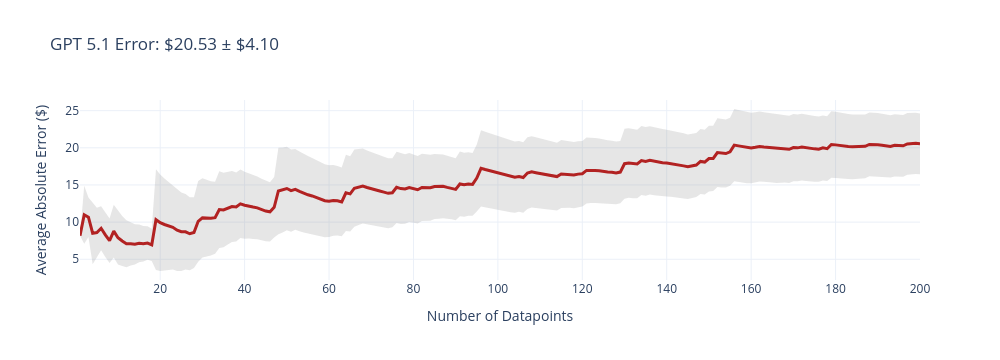
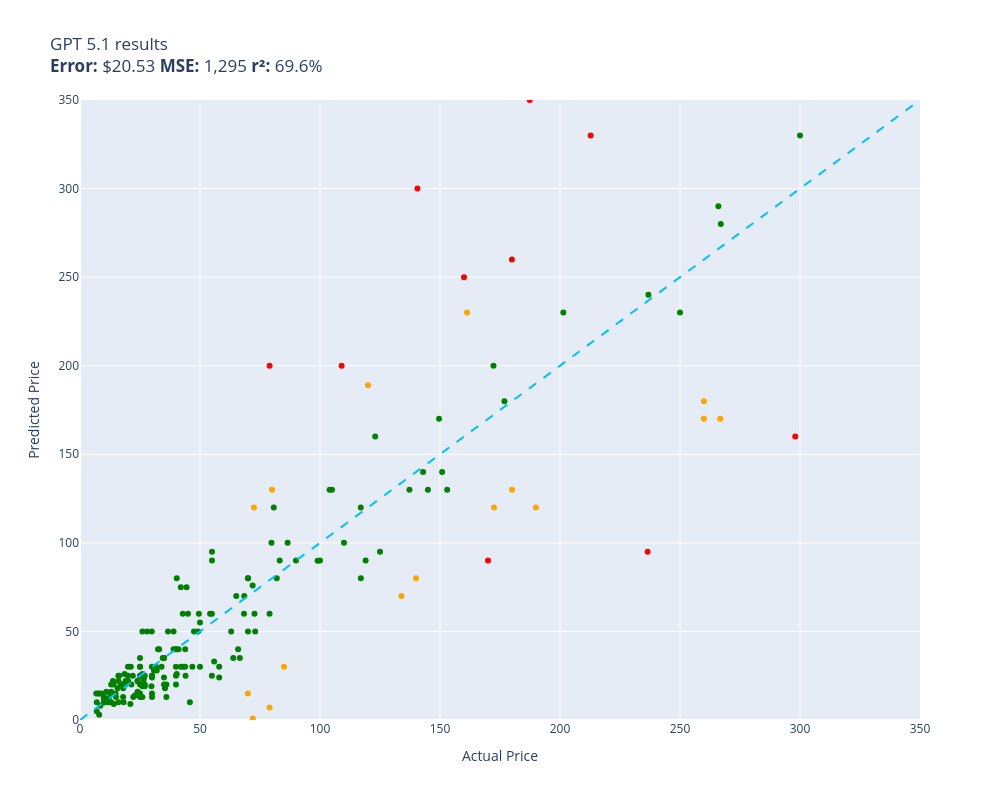

Notebook code cell kept with these figures, in order:
### Code cell
evaluate(gpt_5__1, test)

### Figure 1 — Plotly figure (JSON) as saved in the notebook; plotly's stock layout.template omitted (floating-point values rounded to 4 significant figures; data arrays with more than 128 entries replaced by an {"elided": "..."} marker saying what was removed)
{"data": [{"fill": "toself", "fillcolor": "rgba(128,128,128,0.2)", "hoverinfo": "skip", "line": {"color": "rgba(255,255,255,0)"}, "name": "95% CI", "showlegend": false, "type": "scatter", "x": {"elided": "400 int values"}, "y": {"elided": "400 float values"}}, {"customdata": {"elided": "200x1 float values"}, "hovertemplate": "n=%{x}<br>Avg Error=$%{y:,.2f}<br>±95% CI=$%{customdata[0]:,.2f}<extra></extra>", "line": {"color": "firebrick", "width": 3}, "mode": "lines", "name": "Cumulative Avg Error", "type": "scatter", "x": {"elided": "200 int values"}, "y": {"elided": "200 float values"}}], "layout": {"height": 360, "showlegend": false, "title": {"text": "GPT 5.1 Error: $20.53 ± $4.10"}, "width": 1000, "xaxis": {"title": {"text": "Number of Datapoints"}}, "yaxis": {"title": {"text": "Average Absolute Error ($)"}}}}

### Figure 2 — Plotly figure (JSON) as saved in the notebook; plotly's stock layout.template omitted (floating-point values rounded to 4 significant figures; data arrays with more than 128 entries replaced by an {"elided": "..."} marker saying what was removed)
{"data": [{"customdata": {"elided": "174x1 str values"}, "hovertemplate": "%{customdata[0]}<extra></extra>", "legendgroup": "green", "marker": {"color": "green", "size": 6, "symbol": "circle"}, "mode": "markers", "name": "green", "orientation": "v", "showlegend": true, "type": "scatter", "x": {"elided": "174 float values"}, "xaxis": "x", "y": {"elided": "174 float values"}, "yaxis": "y"}, {"customdata": [["14 pt Green Folders, Full Cut End Tab, L...\nGuess=$0.79 Actual=$72.00"], ["Yuasa YTX14L-BS battery for Harley David...\nGuess=$119.99 Actual=$172.48"], ["munirater Front Protective Grille Winch ...\nGuess=$119.99 Actual=$72.46"], ["House, Home and More Set of 12 Adhesive ...\nGuess=$69.99 Actual=$133.95"], ["Diamond Products 04745 4-Inch Heavy Duty...\nGuess=$189.00 Actual=$120.00"], ["Remote Starter Kit for Acura MDX 2014 20...\nGuess=$179.99 Actual=$259.95"], ["FIA SP87-28 GRAY Custom Fit Front Seat C...\nGuess=$169.99 Actual=$266.73"], ["Ultra Slim Tilt TV Wall Mount Bracket fo...\nGuess=$29.99 Actual=$84.99"], ["Radiator - Pacific Best Inc. Compatible/...\nGuess=$119.99 Actual=$189.94"], ["CreatorX Graphics Kit Decals Stickers fo...\nGuess=$169.99 Actual=$259.95"], ["Neiko® 51004A Heavy-duty Cargo Loop Stra...\nGuess=$14.99 Actual=$69.95"], ["Rugged Ridge | Wheel Spacer Kit, 1.25 In...\nGuess=$79.99 Actual=$139.99"], ["FGKQ Touchless Kitchen Faucet with Pull ...\nGuess=$129.99 Actual=$79.99"], ["Armordillo USA 7150317 Mesh Front Hood B...\nGuess=$229.99 Actual=$161.26"], ["YATM Adjustable Trailer Hitches Replaces...\nGuess=$129.99 Actual=$179.99"], ["EONMO01 Sanitizing Mist Personal Spray, ...\nGuess=$6.99 Actual=$78.99"]], "hovertemplate": "%{customdata[0]}<extra></extra>", "legendgroup": "orange", "marker": {"color": "orange", "size": 6, "symbol": "circle"}, "mode": "markers", "name": "orange", "orientation": "v", "showlegend": true, "type": "scatter", "x": [72.0, 172.5, 72.46, 133.9, 120.0, 259.9, 266.7, 84.99, 189.9, 259.9, 69.95, 140.0, 79.99, 161.3, 180.0, 78.99], "xaxis": "x", "y": [0.79, 120.0, 120.0, 69.99, 189.0, 180.0, 170.0, 29.99, 120.0, 170.0, 14.99, 79.99, 130.0, 230.0, 130.0, 6.99], "yaxis": "y"}, {"customdata": [["Front Quick Complete Struts Assembly & R...\nGuess=$329.99 Actual=$212.75"], ["Durafit Seat Covers, C1138 D8 Seat Cover...\nGuess=$199.95 Actual=$109.00"], ["Solarhome 1X Fuel Injectors for Bobcat 7...\nGuess=$95.00 Actual=$236.50"], ["MOMO Tuner Black 350 steering wheel with...\nGuess=$259.99 Actual=$179.95"], ["EBC S4KF1285 Stage-4 Signature Brake Kit...\nGuess=$349.99 Actual=$187.37"], ["AVAPOW 6000A Car Battery Jump Starter(fo...\nGuess=$89.99 Actual=$169.99"], ["OBD2 Scanner, All System Code Reader for...\nGuess=$249.99 Actual=$159.99"], ["DODGE RAM 1500-5500 Integrated Electroni...\nGuess=$159.99 Actual=$298.00"], ["CSF 2830: Radiator Toyota Tundra 3.4L 20...\nGuess=$299.99 Actual=$140.59"], ["Cable Matters [Intel Certified] Certifie...\nGuess=$199.99 Actual=$78.99"]], "hovertemplate": "%{customdata[0]}<extra></extra>", "legendgroup": "red", "marker": {"color": "red", "size": 6, "symbol": "circle"}, "mode": "markers", "name": "red", "orientation": "v", "showlegend": true, "type": "scatter", "x": [212.8, 109.0, 236.5, 179.9, 187.4, 170.0, 160.0, 298.0, 140.6, 78.99], "xaxis": "x", "y": [330.0, 199.9, 95.0, 260.0, 350.0, 89.99, 250.0, 160.0, 300.0, 200.0], "yaxis": "y"}, {"hoverinfo": "skip", "line": {"color": "deepskyblue", "dash": "dash", "width": 2}, "mode": "lines", "name": "y = x", "showlegend": false, "type": "scatter", "x": [0, 350.0], "y": [0, 350.0]}], "layout": {"height": 800, "legend": {"title": {"text": "color"}, "tracegroupgap": 0}, "showlegend": false, "title": {"text": "GPT 5.1 results<br><b>Error:</b> $20.53 <b>MSE:</b> 1,295 <b>r²:</b> 69.6%"}, "width": 1000, "xaxis": {"anchor": "y", "domain": [0, 1], "range": [0, 350.0], "title": {"text": "Actual Price"}}, "yaxis": {"anchor": "x", "domain": [0, 1], "range": [0, 350.0], "title": {"text": "Predicted Price"}}}}
